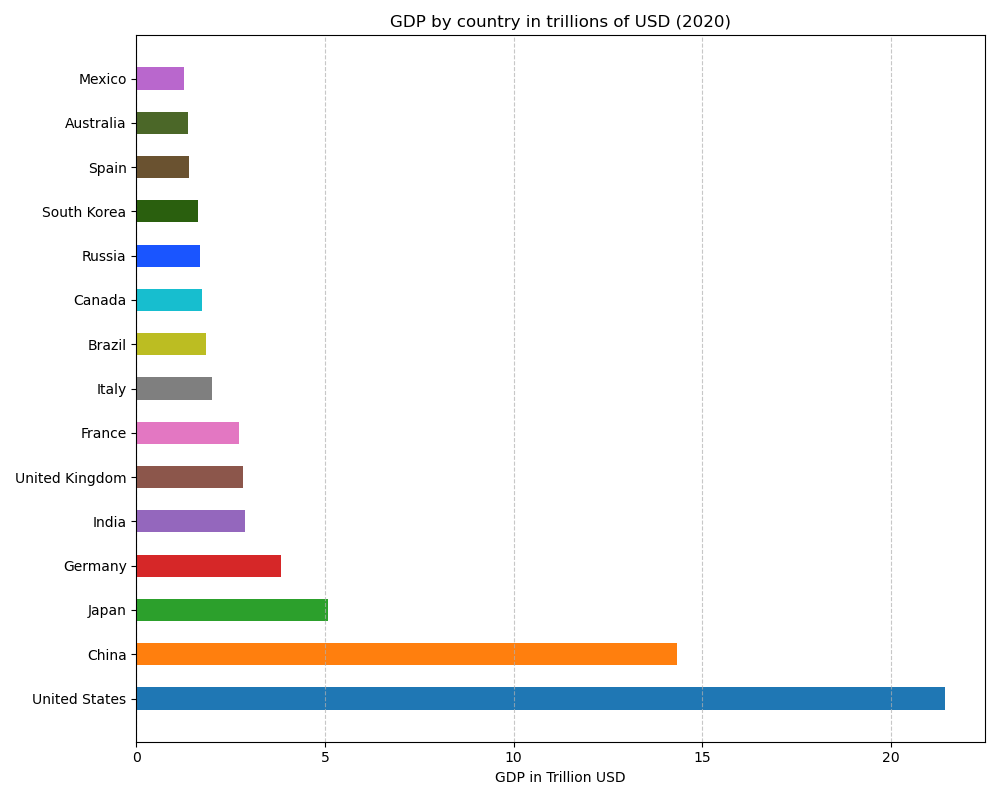

Write Python code to recreate this figure.

import matplotlib.pyplot as plt

# Data
countries = ['United States', 'China', 'Japan', 'Germany', 'India',
             'United Kingdom', 'France', 'Italy', 'Brazil', 'Canada',
             'Russia', 'South Korea', 'Spain', 'Australia', 'Mexico']
gdp = [21.43, 14.34, 5.08, 3.84, 2.87,
       2.83, 2.72, 2.00, 1.84, 1.74,
       1.70, 1.63, 1.40, 1.38, 1.27]

# Create bar chart
plt.figure(figsize=(10, 8))  # Change width and height of the chart
colors = ['#1f77b4', '#ff7f0e', '#2ca02c', '#d62728', '#9467bd',
          '#8c564b', '#e377c2', '#7f7f7f', '#bcbd22', '#17becf',
          '#1a55FF', '#2a5f0e', '#6a5230', '#4b6728', '#b967cd']

plt.barh(countries, gdp, color=colors, height=0.5)  # Change direction of chart and bar height

# Customizing the plot
plt.xlabel('GDP in Trillion USD')
plt.title('GDP by country in trillions of USD (2020)')
plt.grid(axis='x', linestyle='--', alpha=0.7)

plt.tight_layout()
plt.show()
